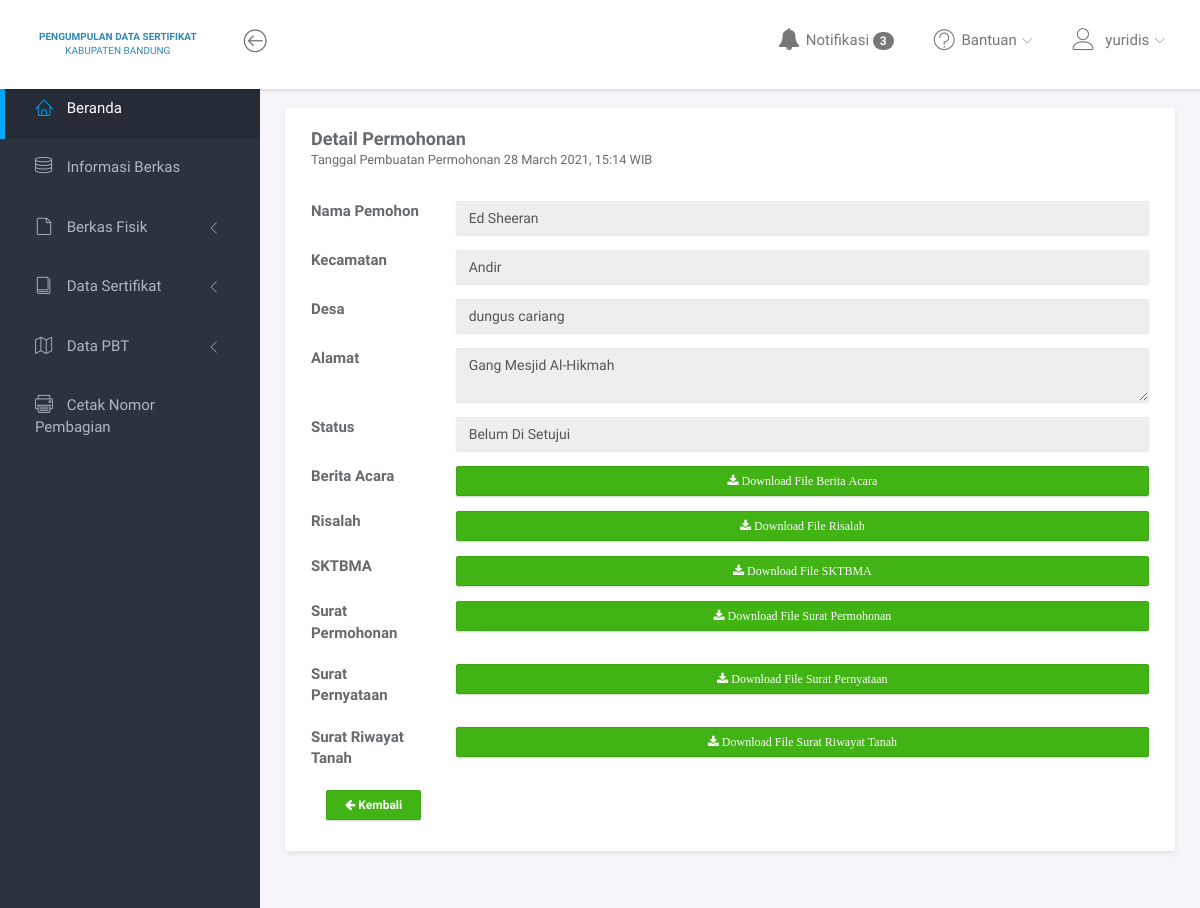
The page /user/detail_permohonan.php?id_permohonan=KP0001 (signed in) on the database as committed earlier.
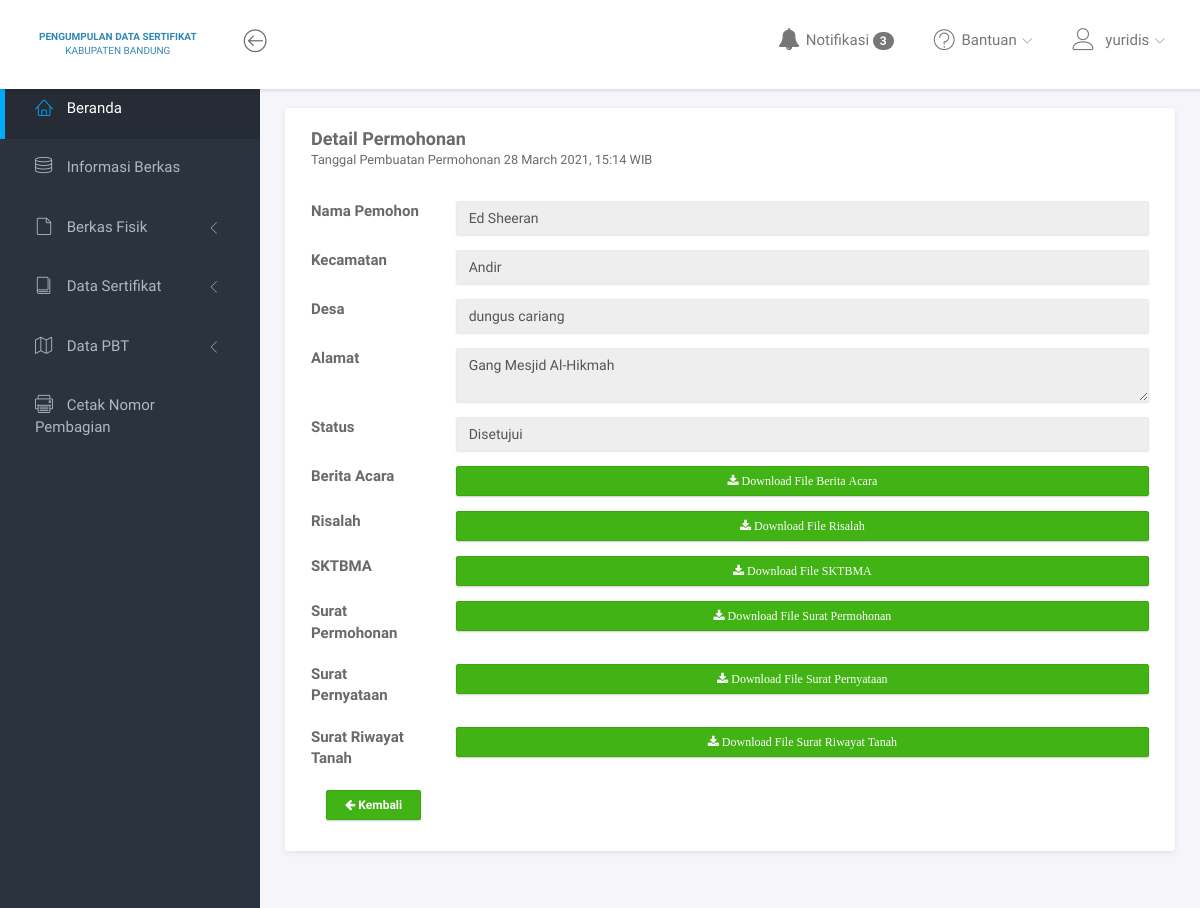
The same page on the database as committed later.
### tables this page shows
CREATE TABLE `permohonan` (
  `id_permohonan` varchar(6) NOT NULL,
  `id_user` int(5) NOT NULL,
  `kecamatan` varchar(255) NOT NULL,
  `desa` varchar(255) NOT NULL,
  `alamat` text NOT NULL,
  `status` enum('Belum Di Setujui','Disetujui','Ditolak') NOT NULL,
  `notif` enum('read','unread') NOT NULL,
  `notif_fisik` enum('read','unread') NOT NULL,
  `notif_yuridis` enum('read','unread') NOT NULL,
  `date_created` datetime NOT NULL DEFAULT CURRENT_TIMESTAMP
);

### user/detail_permohonan.php (the view, shortened to what the changed rows need)
<?php
include '../core/conn.php';
$id_permohonan = $_GET['id_permohonan'];
if ($_SESSION['jabatan']=="") {
	header('location:../login.php?pesan=gagal');
}elseif ($_SESSION['jabatan']=="Fisik") {
	mysqli_query($connection,"UPDATE permohonan SET notif_fisik='read' WHERE id_permohonan='$id_permohonan'");
}elseif ($_SESSION['jabatan']=="Yuridis") {
	mysqli_query($connection,"UPDATE permohonan SET notif_yuridis='read' WHERE id_permohonan='$id_permohonan'");
}
	$data = mysqli_query($connection, "SELECT p.id_permohonan, p.id_user, p.desa, p.kecamatan, p.alamat, p.status, p.notif, p.date_created, pf.berita_acara, pf.risalah, pf.sktbma, pf.s_permohonan, pf.s_pernyataan, pf.s_riwayat_tanah FROM permohonan AS p INNER JOIN pemohon_file AS pf ON p.id_permohonan = pf.id_permohonan WHERE p.id_permohonan='$id_permohonan'");
?>
<!DOCTYPE html>
<html lang="en">
<head>
	<link rel="stylesheet" href="assets/vendor/bootstrap/css/bootstrap.min.css">
	<link rel="stylesheet" href="assets/vendor/font-awesome/css/font-awesome.min.css">
	<link rel="stylesheet" href="assets/vendor/linearicons/style.css">
	<link rel="stylesheet" href="assets/vendor/chartist/css/chartist-custom.css">
	<link rel="stylesheet" href="../user/assets/vendor/datatables/dataTables.bootstrap4.css">
	<link rel="stylesheet" href="../user/assets/vendor/datatables/dataTables.bootstrap4.min.css">
	<link rel="stylesheet" href="assets/css/main.css">
	<link rel="stylesheet" href="assets/css/demo.css">
</head>
<body>
	<div id="wrapper">
		<div class="main">
			<div class="main-content">
				<div class="container-fluid">
					<div class="panel">
						<div class="panel-heading">
							<h2 class="panel-title"><b>Detail Permohonan</b></h2>
							<?php
				                while($d = mysqli_fetch_array($data)){
				            ?>
				            <?php
				                $id_user = $d['id_user'];
				                $nama = mysqli_query($connection, "SELECT nama_lengkap FROM user WHERE id_user=$id_user");
				                while ($row = $nama->fetch_assoc()) {
				            ?>
				            <small> Tanggal Pembuatan Permohonan <?php  echo strftime('%d %B %Y, %H:%M',strtotime($d['date_created'])); echo " WIB";?></small>
						</div>
						<div class="panel-body">
							<form>
								<div class="form-group row">
            						<label for="nama_lengkap" class="col-sm-2 col-form-label">Nama Pemohon</label>
            						<div class="col-sm-10">
							            <input type="text" name="nama_lengkap" value="<?=$row['nama_lengkap'];?>" class="form-control" readonly/>
            						</div>
        						</div>
        						<div class="form-group row">
            						<label for="kecamatan" class="col-sm-2 col-form-label">Kecamatan</label>
            						<div class="col-sm-10">
							              <input type="text" name="kecamatan" value="<?=$d['kecamatan'];?>" class="form-control"readonly/>
            						</div>
        						</div>
        						<div class="form-group row">
            						<label for="desa" class="col-sm-2 col-form-label">Desa</label>
            						<div class="col-sm-10">
							              <input type="text" name="desa" value="<?=$d['desa'];?>" class="form-control"readonly/>
            						</div>
        						</div>
        						<div class="form-group row">
            						<label for="alamat" class="col-sm-2 col-form-label">Alamat</label>
            						<div class="col-sm-10">
							              <textarea type="text" name="alamat" class="form-control" readonly><?=$d['alamat'];?></textarea>
            						</div>
        						</div>
        						<div class="form-group row">
            						<label for="status" class="col-sm-2 col-form-label">Status</label>
            						<div class="col-sm-10">
							              <input type="text" name="status" value="<?=$d['status'];?>" class="form-control"readonly/>
            						</div>
        						</div>
        						<div class="form-group row">
            						<label for="berita_acara" class="col-sm-2 col-form-label">Berita Acara</label>
            						<div class="col-sm-10">
                							<a style="width: 100%" class="btn btn-xs btn-success" id="berita_acara" name="berita_acara" href="../pemohon/upload_file/<?=$d['id_permohonan'];?>/<?=$d['berita_acara'];?>"><i class="fa fa-download"> Download File Berita Acara </i></a>
            						</div>
        						</div>
        						<div class="form-group row">
            						<label for="risalah" class="col-sm-2 col-form-label">Risalah</label>
            						<div class="col-sm-10">
                							<a style="width: 100%" class="btn btn-xs btn-success" id="risalah" name="risalah" href="../pemohon/upload_file/<?=$d['id_permohonan'];?>/<?=$d['risalah'];?>"><i class="fa fa-download"> Download File Risalah </i></a>
            						</div>
        						</div>
        						<div class="form-group row">
            						<label for="sktbma" class="col-sm-2 col-form-label">SKTBMA</label>
            						<div class="col-sm-10">
                							<a style="width: 100%" class="btn btn-xs btn-success" id="sktbma" name="sktbma" href="../pemohon/upload_file/<?=$d['id_permohonan'];?>/<?=$d['sktbma'];?>"><i class="fa fa-download"> Download File SKTBMA </i></a>
            						</div>
        						</div>
        						<div class="form-group row">
            						<label for="s_permohonan" class="col-sm-2 col-form-label">Surat Permohonan</label>
            						<div class="col-sm-10">
                							<a style="width: 100%" class="btn btn-xs btn-success" id="s_permohonan" name="s_permohonan" href="../pemohon/upload_file/<?=$d['id_permohonan'];?>/<?=$d['s_permohonan'];?>"><i class="fa fa-download"> Download File Surat Permohonan </i></a>
            						</div>
        						</div>
        						<div class="form-group row">
            						<label for="s_pernyataan" class="col-sm-2 col-form-label">Surat Pernyataan</label>
            						<div class="col-sm-10">
                							<a style="width: 100%" class="btn btn-xs btn-success" id="s_pernyataan" name="s_pernyataan" href="../pemohon/upload_file/<?=$d['id_permohonan'];?>/<?=$d['s_pernyataan'];?>"><i class="fa fa-download"> Download File Surat Pernyataan </i></a>
            						</div>
        						</div>
        						<div class="form-group row">
            						<label for="s_riwayat_tanah" class="col-sm-2 col-form-label">Surat Riwayat Tanah</label>
            						<div class="col-sm-10">
                							<a style="width: 100%" class="btn btn-xs btn-success" id="s_riwayat_tanah" name="s_riwayat_tanah" href="../pemohon/upload_file/<?=$d['id_permohonan'];?>/<?=$d['s_riwayat_tanah'];?>"><i class="fa fa-download"> Download File Surat Riwayat Tanah </i></a>
            						</div>
        						</div>
								<div class="form-group row col-sm-10">
            						<div class="col-sm-10">
            							<a class="btn btn-sm btn-success" href="index.php" style="color: white;font-weight: bold;"><i class="fa fa-arrow-left"></i> Kembali</a></div>
            						</div>
        						</div>
							<?php } ?>
                			<?php } ?>
						</div>
					</div>
			</div>
		</div>
	</div>
</body>
</html>

Rows that differ between the two databases and show on the page:
changed permohonan "Andir": status "Belum Di Setujui" → "Disetujui"
